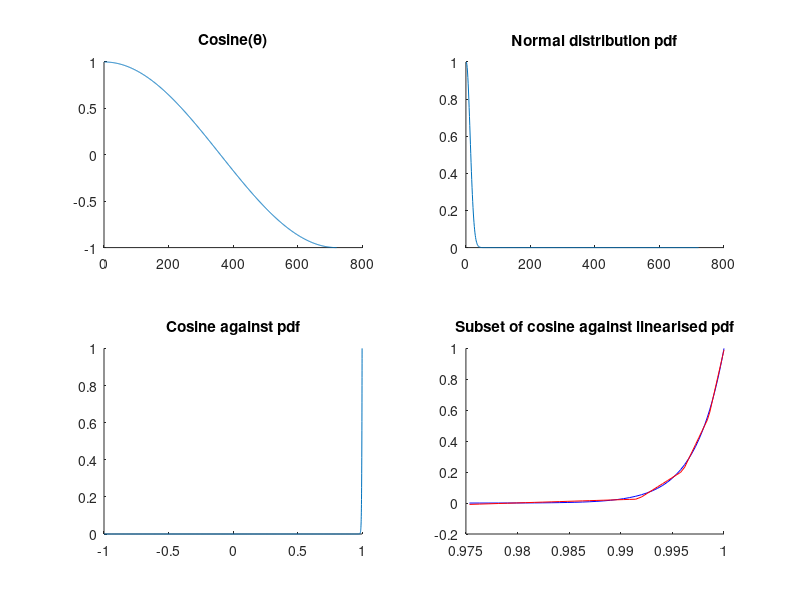

This figure's MATLAB source:
close all
clear all

tic
d = 0:0.25:180;					% Interval in degrees
r = d*(pi/180);					% Convert degrees to radians
mu = 0;						% Mean of normal distribution
s = 3;						% Standard deviation in degrees
y = 1/sqrt(2*pi*s^2)*exp(-((d - mu).^2)/(2*s^2));	% Gaussian pdf
y = y*(1/max(y));					% Normalise
x = cos(r);					% Cosine of interval
e = 1e-4;

% Find interesting interval
i = 1;
while (y(i)<e)
	i = i + 1;
end
ilower = i;
i = size(y, 2);
while (y(i)<e)
	i = i - 1;
end
iupper = i;

%% Brute force optimal solution
xs = x(ilower:iupper);
ys = y(ilower:iupper);
g = zeros(size(ys));	% Allocate memory
ilen = iupper - ilower + 1;
i = [0 0 0];
e = 1e10;
c = zeros(4, 2);
c_save = zeros(4, 2);
for i1 = 1:ilen-3
	c(1, :) = polyfit(xs(1:i1),ys(1:i1), 1);
	g(1:i1) = c(1, 1)*xs(1:i1) + c(1, 2);
	for i2 = i1+1:ilen-2
		c(2, :) = polyfit(xs(i1+1:i2),ys(i1+1:i2), 1);
		g(i1+1:i2) = c(2, 1)*xs(i1+1:i2) + c(2, 2);
		for i3 = i2+1:ilen-1
			c(3, :) = polyfit(xs(i2+1:i3),ys(i2+1:i3), 1);
			g(i2+1:i3) = c(3, 1)*xs(i2+1:i3) + c(3, 2);
			c(4, :) = polyfit(xs(i3+1:ilen),ys(i3+1:ilen), 1);
			g(i3+1:ilen) = c(4, 1)*xs(i3+1:ilen) + c(4, 2);
			t = sum((g - ys).^2);
			if (t<e)
				yc = g;
				e = t;
				c_save = c;
				i = [i1 i2 i3];
			end
		end
	end
end
c = c_save;

toc
cosine_cutoff = [x(ilower) xs(i(1)) xs(i(2)) xs(i(3)) x(iupper + 1)];
cosine_cutoff_12_20 = int32(cosine_cutoff * 2^20)
c_12_20 = int32(c * 2^20)

figure
subplot(2, 2, 1)
hold on
title('Cosine(\theta)')
plot(x)
hold off

subplot(2, 2, 2)
hold on
title('Normal distribution pdf')
plot(y)
hold off

subplot(2, 2, 3)
hold on
title('Cosine against pdf')
plot(x, y)
hold off

subplot(2, 2, 4)
hold on
title('Subset of cosine against linearised pdf')
plot(xs, ys, 'b-')
plot(xs, yc, 'r-')
hold off

%print('linearised_penalty_function.png', '-dpng')
